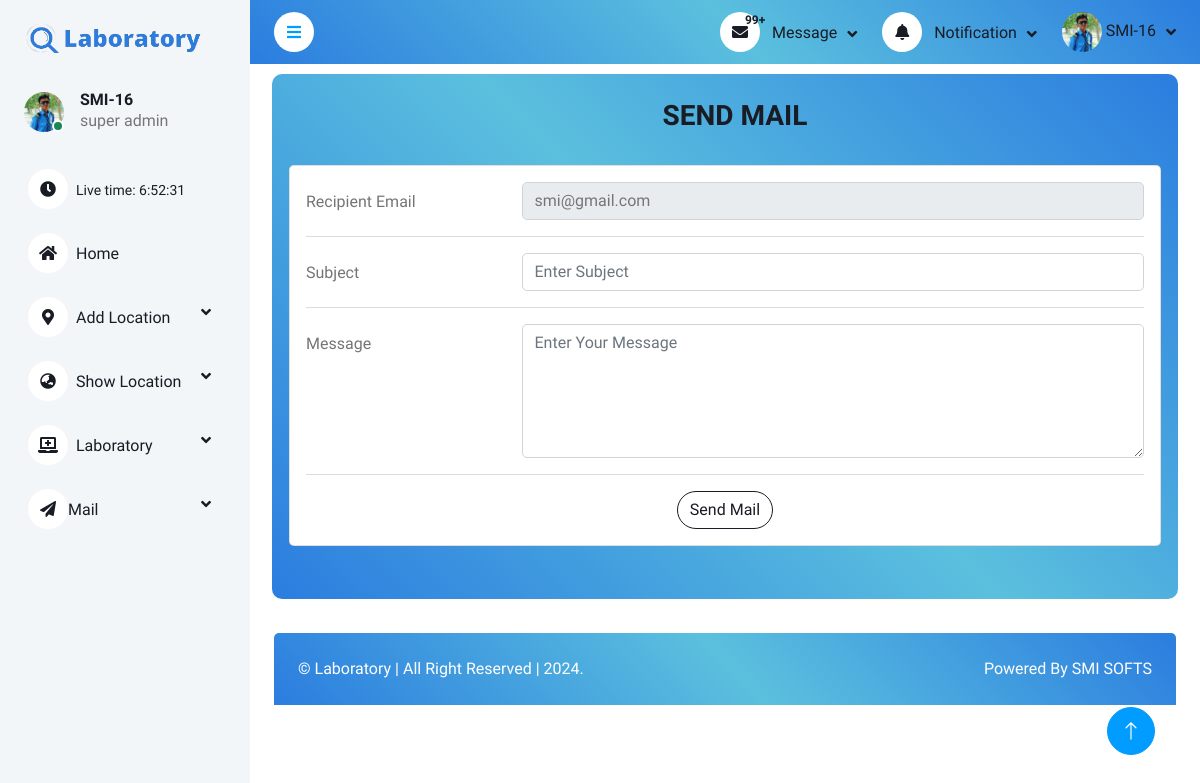
The app's page /Dashborads/mail.php?id=00002 (signed in) with its own data.
### tables this page shows
CREATE TABLE `signup` (
  `id` int(5) UNSIGNED ZEROFILL NOT NULL,
  `userName` varchar(20) DEFAULT NULL,
  `userEmail` varchar(50) DEFAULT NULL,
  `userFullName` varchar(50) DEFAULT NULL,
  `userimage` varchar(50) DEFAULT NULL,
  `userCNIC` varchar(20) DEFAULT NULL,
  `userPhone` varchar(15) DEFAULT NULL,
  `userReligion` varchar(20) DEFAULT NULL,
  `userGender` varchar(10) DEFAULT NULL,
  `userCity` varchar(30) DEFAULT NULL,
  `userCountry` varchar(30) DEFAULT NULL,
  `userAddress` varchar(50) DEFAULT NULL,
  `userPassword` varchar(70) NOT NULL,
  `Role` varchar(15) DEFAULT 'User',
  `Status` varchar(10) NOT NULL
);

### Dashborads/mail.php (the view, shortened to what the rows shown need)
<?php
require("auth/auth.check.php");
?>
<?php require("includes/header.inc.php"); ?>
<?php require("components/navbar.php"); ?>
<?php require("components/sidebar.php"); ?>
<section class="section-back">
    <?php
    if (isset($_GET['show_mail_id']) == "show_mail") {
    ?>
        <h3 class="text-dark text-center" style="margin-top: 20px; margin-left:20px; text-transform:uppercase">Show Mail</h3>
        <?php if ($userDetail['Role'] == "Super Admin") { ?>
            <div class="col-sm-12 col-xl-12">
                <div class="bg-light rounded h-100 p-4 table-scrollable" style="overflow-x: scroll;">
                    <table class="table table-bordered" style="width:100%;">
                        <thead>
                            <tr>
                                <th class="text-center">Mail Id</th>
                                <th class="text-center">Recipient</th>
                                <th class="text-center">Subject</th>
                                <th class="text-center">Message</th>
                                <th class="text-center">User Name</th>
                                <th colspan="3" class="text-center">Action</th>
                            </tr>
                        </thead>
                        <tbody>
                            <?php
                            $select = "SELECT * FROM `mails` join signup on mails.userId = signup.id;";
                            $res = mysqli_query($conn, $select);
                            if (mysqli_num_rows($res)) {
                                while ($row = mysqli_fetch_assoc($res)) { ?>
                                    <tr>
                                        <th><?php echo $row['mail_id'] ?></th>
                                        <td><?php echo $row['recipient'] ?></td>
                                        <td><?php echo $row['subject'] ?></td>
                                        <td><?php echo $row['Message'] ?></td>
                                        <td><?php echo $row['userName'] ?></td>
                                        <td><a class="btn btn-outline-danger rounded-pill"><i class="far fa-trash-alt"></i></a></td>
                                    </tr>
                                <?php }
                            } else { ?>
                                <td colspan="19" class="text-center"><i class="far fa-times-circle fa-3x"></i>
                                    <h4>No Record Found</h4>
                                </td>
                            <?php }
                            ?>
                        </tbody>
                    </table>
                </div>
            </div>
        <?php } else if ($userDetail['Role'] == "Admin") { ?>
            <div class="col-sm-12 col-xl-12">
                <div class="bg-light rounded h-100 p-4 table-scrollable" style="overflow-x: scroll;">
                    <table class="table table-bordered table-hover text-center" style="width:100%;">
                        <thead>
                            <tr>
                                <th class="text-center">#</th>
                                <th class="text-center">Subject</th>
                                <th class="text-center">Message</th>
                                <th colspan="3" class="text-center">Action</th>
                            </tr>
                        </thead>
                        <tbody>
                            <?php
                            $res = mysqli_query($conn, "SELECT * FROM `mails` join signup on mails.userId = signup.id where `userId` = $id");
                            if (mysqli_num_rows($res)) {
                                while ($row = mysqli_fetch_assoc($res)) { ?>
                                    <tr>
                                        <th><?php echo $row['mail_id'] ?></th>
                                        <td><?php echo $row['subject'] ?></td>
                                        <td><?php echo $row['Message'] ?></td>
                                        <td><a class="btn btn-outline-danger rounded-pill"><i class="far fa-trash-alt"></i></a></td>
                                    </tr>
                                <?php }
                            } else { ?>
                                <td colspan="19" class="text-center"><i class="far fa-times-circle fa-3x"></i>
                                    <h4>No Record Found</h4>
                                </td>
                            <?php }
                            ?>
                        </tbody>
                    </table>
                </div>
            </div>
        <?php }
    } else {
        if (isset($_GET['id'])) {
            $send_Id = $_GET['id'];
        }
        $select = mysqli_query($conn, "Select * From signup where id = $send_Id");
        $res = mysqli_fetch_assoc($select);
        ?>
        <h3 class="text-dark text-center" style="margin-top: 20px; margin-left:20px; text-transform:uppercase">Send Mail</h3>
        <form action="logics/send.mail.php" method="post" enctype="multipart/form-data">
            <div class="container py-4">
                <div class="row">
                    <div class="col-lg-12">
                        <div class="card mb-4 w-100">
                            <div class="card-body">
                                <div class="row">
                                    <div class="col-sm-3">
                                        <label class="mt-2" for="email">Recipient Email</label>
                                    </div>
                                    <div class="col-sm-9">
                                        <input type="text" readonly class="form-control" name="recipient_email" id="email" value="<?php echo $res['userEmail'] ?>">
                                    </div>
                                </div>
                                <hr>
                                <div class="row">
                                    <div class="col-sm-3">
                                        <label class="mt-2" for="Subject">Subject</label>
                                    </div>
                                    <div class="col-sm-9">
                                        <input type="text" class="form-control" name="Subject" id="Subject" placeholder="Enter Subject">
                                    </div>
                                </div>
                                <hr>
                                <div class="row">
                                    <div class="col-sm-3">
                                        <label class="mt-2" for="Message">Message</label>
                                    </div>
                                    <div class="col-sm-9">
                                        <textarea type="text" class="form-control" name="Message" id="Message" placeholder="Enter Your Message" rows="5"></textarea>
                                    </div>
                                </div>
                                <hr>
                                <div class="row">
                                    <div class="col-sm-12 text-center">
                                        <input type="submit" value="Send Mail" name="send_mail" class="btn btn-outline-dark rounded-pill">
                                    </div>
                                </div>
                            </div>
                        </div>
                    </div>
                </div>
            </div>
        </form>
    <?php } ?>
</section>
</div>
<?php require("includes/footer.inc.php"); ?>

### Dashborads/components/navbar.php (shortened to what the rows shown need)
<?php
$id = 0;
if (isset($_SESSION['userDetails'])) {
    $userDetail = $_SESSION['userDetails'];
    $id = (int) $userDetail['userId'];
} else if (isset($_SESSION['testerDetails'])) {
    $testerDetails = $_SESSION['testerDetails'];
    $tester_id = (int) $testerDetails['testerId'];
}
?>
<nav class="navbar navbar-expand bg-light navbar-light sticky-top px-4 py-0" style="background-image: linear-gradient(45deg, #2B7DDF 0%, #5bc0de 51%, #2B7DDF 100%);">
    <div class="navbar-nav align-items-center ms-auto">
        <div class="nav-item dropdown">
            <?php
            if (isset($testerDetails['Role']) == "Tester") {
                $query = mysqli_query($conn, "SELECT * FROM `signup_tester` where TesterId = $tester_id");
                if (mysqli_num_rows($query) > 0) {
                    $row = mysqli_fetch_assoc($query); ?>
                    <a href="#" class="nav-link dropdown-toggle" data-bs-toggle="dropdown">
                        <?php if (isset($row['Testerimage'])) { ?>
                            <img class="rounded-circle" src="assets/img/testerImages/<?php echo $row['Testerimage'] ?>" alt="" style="width: 40px; height: 40px;">
                        <?php } else { ?>
                            <img class="rounded-circle" src="assets/img/testerImages/user.png" alt="" style="width: 40px; height: 40px;">
                    <?php }
                    } ?>
                    <span class="d-none d-lg-inline-flex"><?php echo $testerDetails['testerName'] ?></span>
                    </a>
                    <div class="dropdown-menu dropdown-menu-end bg-light border-0 rounded-0 rounded-bottom m-0">
                        <?php $select = mysqli_query($conn, "Select * from signup_tester");
                        $row = mysqli_fetch_assoc($select);
                        if ($row["Code"] !== "") { ?>
                            <a href="profile.php?P_id=tester" class="dropdown-item">My Profile</a>
                        <?php }
                        if ($row['Status'] == "Pending") { ?>
                            <a href="auth/auth.logout.php" class="dropdown-item">Log Out</a>
                    </div>
                <?php } else { ?>
                    <a href="../index.php" class="dropdown-item">Wesbite</a>
                    <a href="#" class="dropdown-item">Settings</a>
                    <a href="auth/auth.logout.php" class="dropdown-item">Log Out</a>
                <?php } ?>
                <?php
            }
            else {
                $query = mysqli_query($conn, "SELECT * FROM `signup` where id = $id");
                if (mysqli_num_rows($query) > 0) {
                    $row = mysqli_fetch_assoc($query); ?>
                    <a href="#" class="nav-link dropdown-toggle" data-bs-toggle="dropdown">
                        <?php if (isset($row['userimage'])) { ?>
                            <img class="rounded-circle" src="assets/img/UserImages/<?php echo $row['userimage'] ?>" alt="" style="width: 40px; height: 40px;">
                        <?php } else { ?>
                            <img class="rounded-circle" src="./assets/img/user.png" alt="" style="width: 40px; height: 40px;">
                    <?php }
                    } ?>
                    <span class="d-none d-lg-inline-flex"><?php echo $userDetail['userName'] ?></span>
                    </a>
                <?php } ?>
        </div>
    </div>
</nav>

### Dashborads/components/sidebar.php (shortened to what the rows shown need)
<div class="sidebar pe-4 pb-3">
    <nav class="navbar bg-light navbar-light">
        <a href="index.php" class="navbar-brand mx-4 mb-3 d-block">
            <h1><img src="assets/img/sidebar.png" width="100%" style="position: relative;" alt="logo" class="logo"></h1>
        </a>
        <div class="d-flex align-items-center ms-4 mb-4">
            <div class="position-relative">
                <?php
                if (isset($testerDetails['Role'])  == "Tester") {
                    $query = mysqli_query($conn, "SELECT * FROM `signup_tester` where TesterId = $tester_id");
                    if (mysqli_num_rows($query) > 0) {
                        $row = mysqli_fetch_assoc($query);
                        if (isset($row['Testerimage'])) { ?>
                            <img class="rounded-circle" src="assets/img/testerImages/<?php echo $row['Testerimage'] ?>" alt="" style="width: 40px; height: 40px;">
                        <?php } else { ?>
                            <img class="rounded-circle" src="./assets/img/user.png" alt="" style="width: 40px; height: 40px;">
                        <?php } ?>
                        <div class="bg-success rounded-circle border border-2 border-white position-absolute end-0 bottom-0 p-1"></div>
            </div>
        <?php } ?>
        <div class="ms-3">
            <h6 class="mb-0"><?php echo $testerDetails['testerName'] ?></h6>
            <span><?php echo $testerDetails['Role'] ?></span>
        </div>
        <?php  } else {
                    $query = mysqli_query($conn, "SELECT * FROM `signup` where id = $id");
                    if (mysqli_num_rows($query) > 0) {
                        $row = mysqli_fetch_assoc($query);
                        if (isset($row['userimage'])) { ?>
                <img class="rounded-circle" src="assets/img/userImages/<?php echo $row['userimage'] ?>" alt="" style="width: 40px; height: 40px;">
            <?php } else { ?>
                <img class="rounded-circle" src="./assets/img/user.png" alt="" style="width: 40px; height: 40px;">
            <?php } ?>
            <div class="bg-success rounded-circle border border-2 border-white position-absolute end-0 bottom-0 p-1"></div>
        </div>
    <?php } ?>
    <div class="ms-3">
        <h6 class="mb-0"><?php echo $userDetail['userName'] ?></h6>
        <span><?php echo $userDetail['Role'] ?></span>
    </div>
<?php } ?>
</div>
</nav>
</div>

### records on screen
signup: userimage (picture), userName "SMI-16", Role "super admin"
signup: recipient_email "smi@gmail.com"
